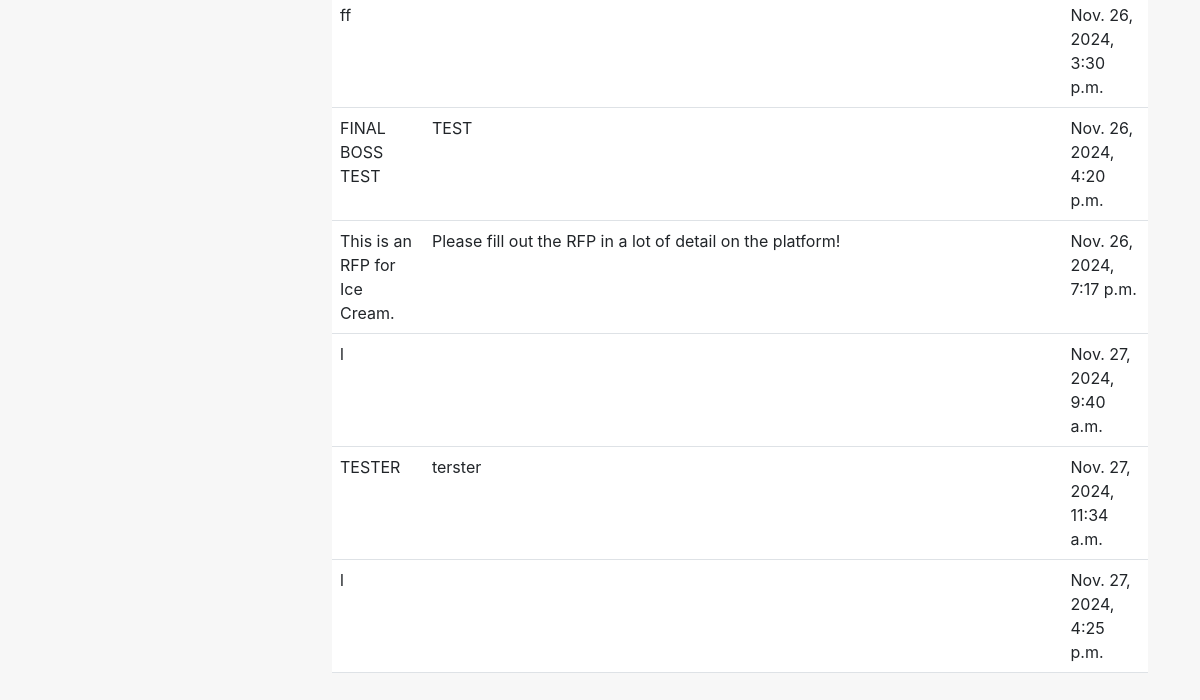
/procurement01/rfps/ (signed in, lower part), run on an earlier commit of the app's database.
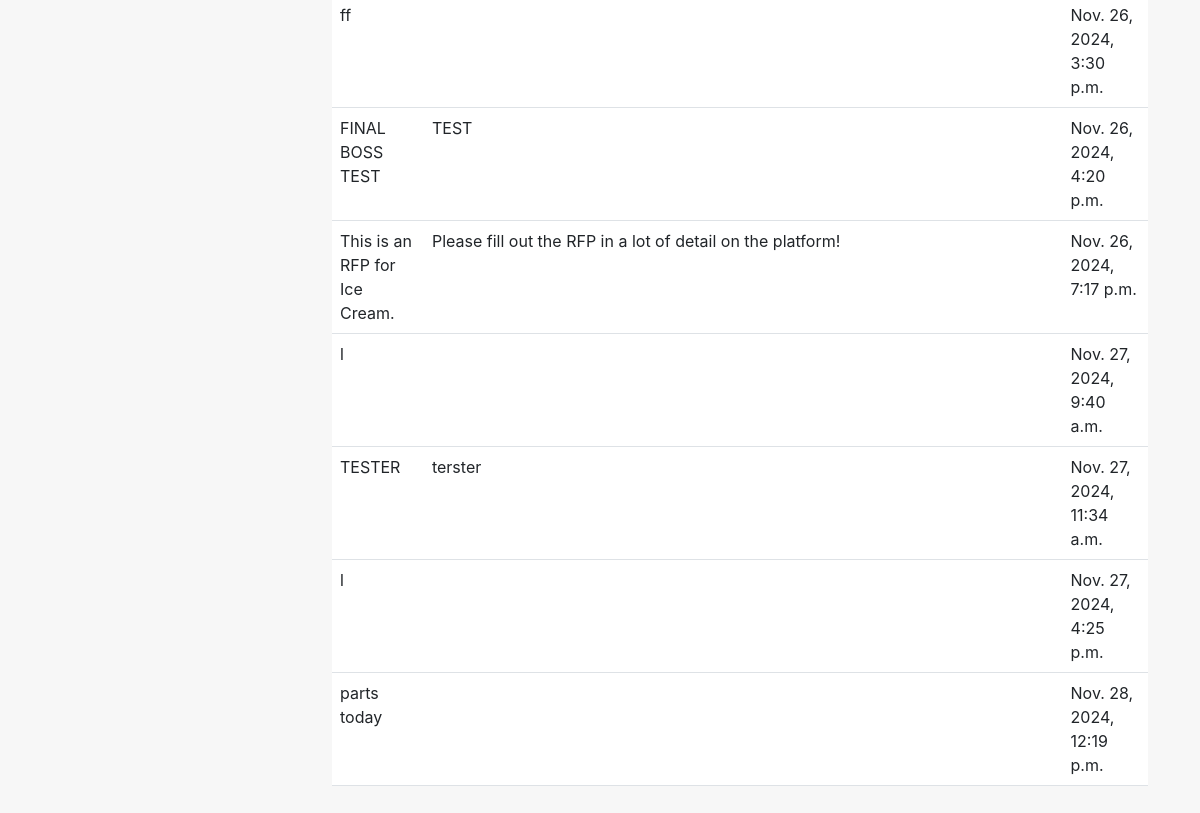
And on a later commit of the database.
### procurement01/models.py (models this page shows, shortened)
class RFP(models.Model):
    title = models.CharField(max_length=255)
    description = models.TextField(blank = True)
    created_at = models.DateTimeField(auto_now_add=True)
    updated_at = models.DateTimeField(auto_now=True)
    deleted_at = models.DateTimeField(null=True, blank=True)

### procurement01/views.py (the view)
# urls.py: path('rfps/', views.rfp_list_view, name='rfp_list'),
@login_required
def rfp_list_view(request):
    rfps = RFP.objects.all()  # You might want to filter by the user's company if needed
    return render(request, 'procurement01/rfp_list.html', {'rfps': rfps})

### procurement01/templates/procurement01/rfp_list.html (shortened to what this page needs)
{% extends 'procurement01/layout.html' %}
{% block content %}
<table class="table">
    <tbody>
        {% for rfp in rfps %}
            <tr class="clickable-row" data-href="{% url 'rfp_detail' rfp.id %}">
                <td>{{ rfp.title }}</td>
                <td>{{ rfp.description }}</td>
                <td>{{ rfp.created_at }}</td>
            </tr>
        {% empty %}
        <tr>
            <td colspan="3">No RFPs available.</td>
        </tr>
        {% endfor %}
    </tbody>
</table>
{% endblock %}

What changed in the data, as far as the page shows it:
added RFP: title "parts today", created_at "Nov. 28, 2024, 12:19 p.m."
